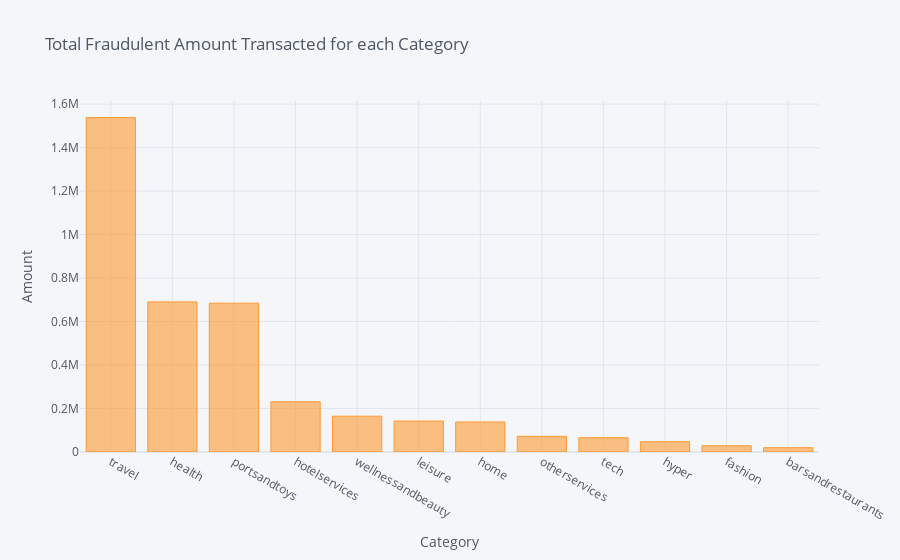

Notebook cell for this chart:
### Markdown cell above
Let's check the total fraudulent amount transacted in each category

### Code cell
fraud_df.groupby('category')['amount'].sum().sort_values(ascending = False).iplot(kind='bar', xTitle='Category', yTitle='Amount', title='Total Fraudulent Amount Transacted for each Category')

### Figure 1 — Plotly figure (JSON) as saved in the notebook; plotly's stock layout.template omitted (floating-point values rounded to 4 significant figures)
{"data": [{"marker": {"color": "rgba(255, 153, 51, 0.6)", "line": {"color": "rgba(255, 153, 51, 1.0)", "width": 1}}, "name": "amount", "orientation": "v", "text": "", "type": "bar", "x": ["travel", "health", "portsandtoys", "hotelservices", "wellnessandbeauty", "leisure", "home", "otherservices", "tech", "hyper", "fashion", "barsandrestaurants"], "y": [1538000.0, 690300.0, 684500.0, 231200.0, 164700.0, 142300.0, 138200.0, 72160.0, 65610.0, 47390.0, 28650.0, 19690.0]}], "layout": {"legend": {"bgcolor": "#F5F6F9", "font": {"color": "#4D5663"}}, "paper_bgcolor": "#F5F6F9", "plot_bgcolor": "#F5F6F9", "title": {"font": {"color": "#4D5663"}, "text": "Total Fraudulent Amount Transacted for each Category"}, "xaxis": {"gridcolor": "#E1E5ED", "showgrid": true, "tickfont": {"color": "#4D5663"}, "title": {"font": {"color": "#4D5663"}, "text": "Category"}, "zerolinecolor": "#E1E5ED"}, "yaxis": {"gridcolor": "#E1E5ED", "showgrid": true, "tickfont": {"color": "#4D5663"}, "title": {"font": {"color": "#4D5663"}, "text": "Amount"}, "zerolinecolor": "#E1E5ED"}}}
